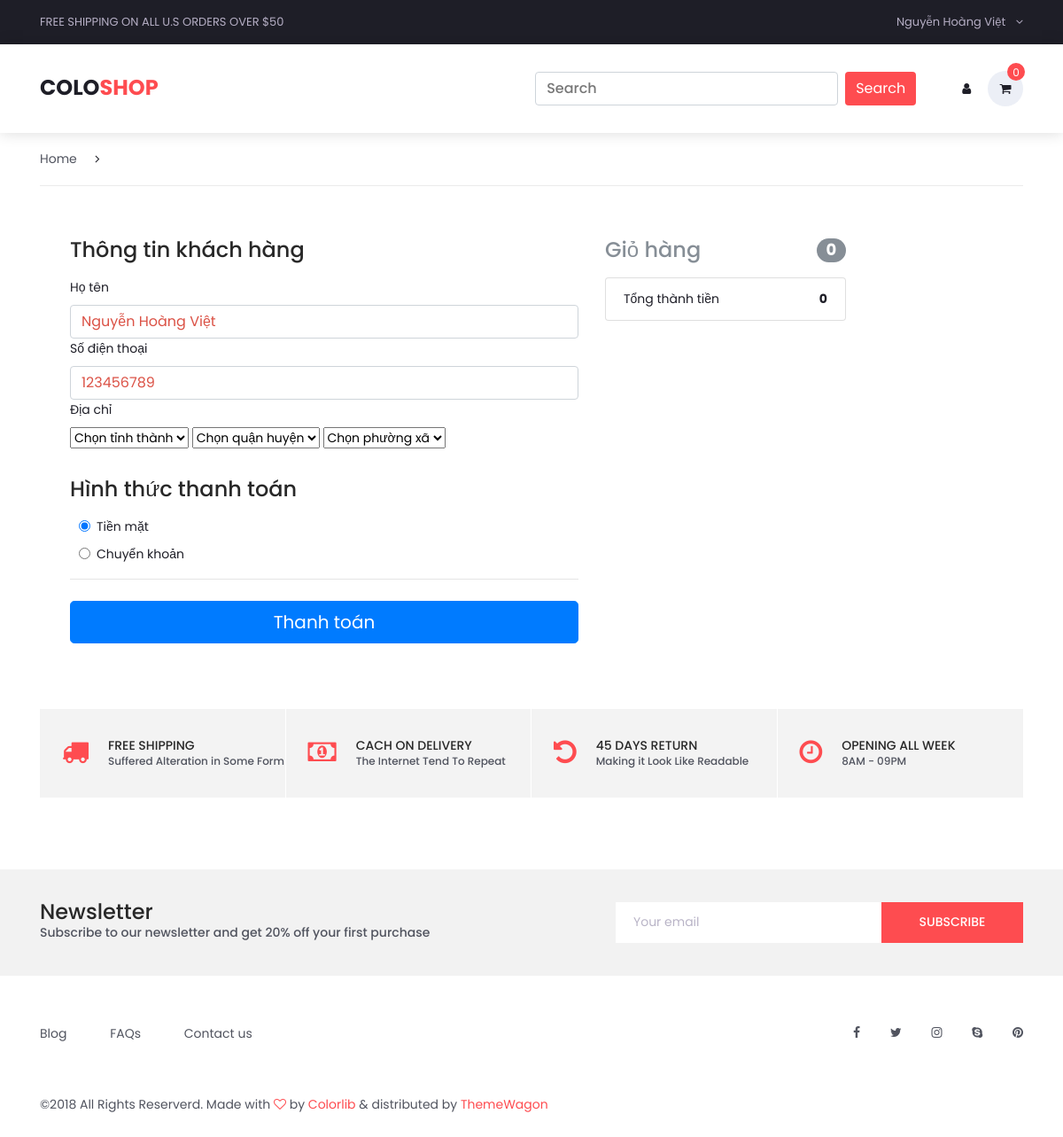
Before: /test.php (signed in) with the older database file.
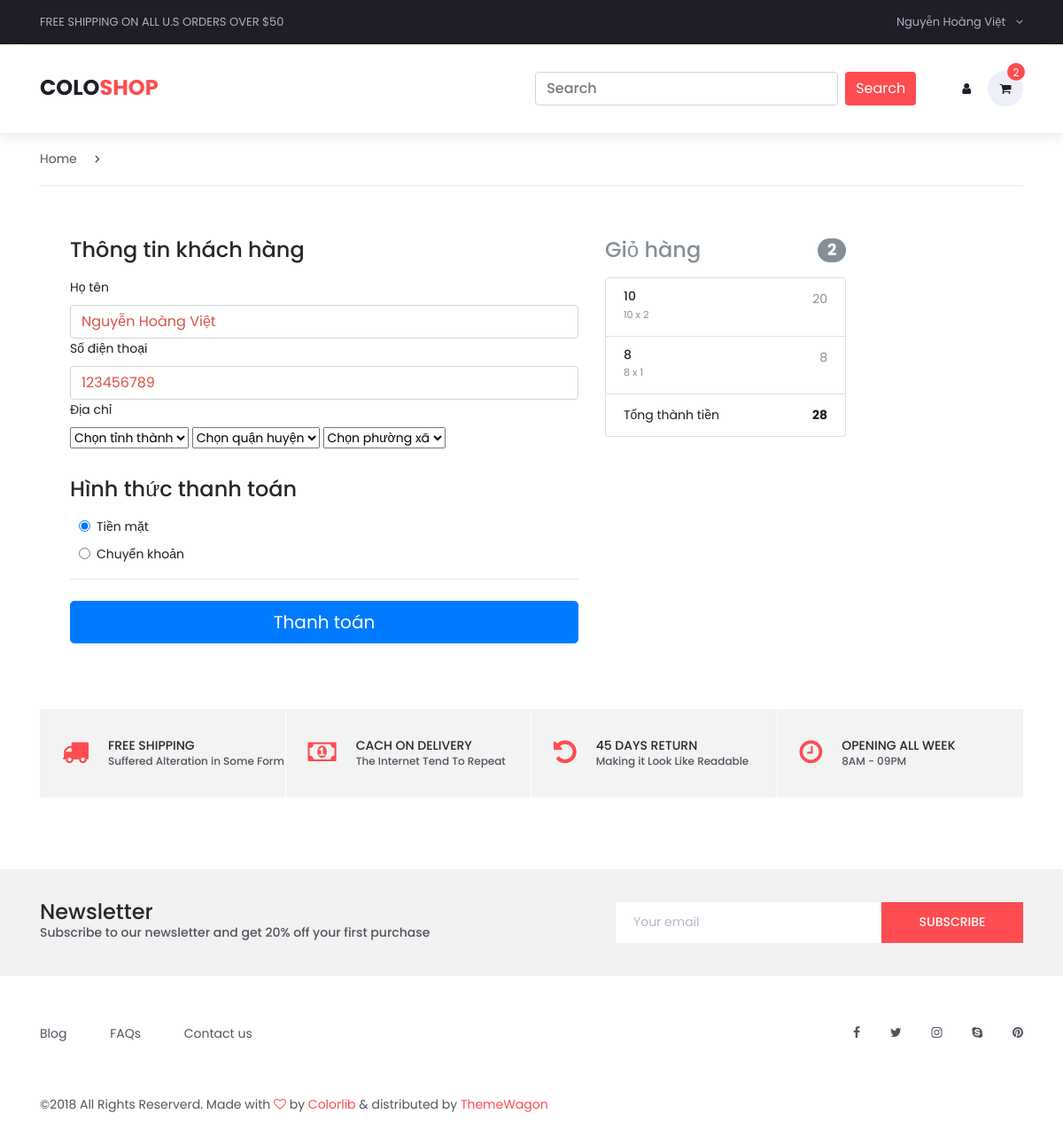
After: the same page with the newer database file.
### tables this page shows
CREATE TABLE `tbl_cart_items` (
  `cart_item_id` int(11) NOT NULL,
  `id_giohang` int(11) NOT NULL,
  `id_sanpham` int(11) NOT NULL,
  `soluongmua` int(11) NOT NULL,
  `gia` float NOT NULL
);

CREATE TABLE `tbl_sanpham` (
  `id_sanpham` int(11) NOT NULL,
  `tensanpham` varchar(100) NOT NULL,
  `masanpham` varchar(100) NOT NULL,
  `giasanpham` float NOT NULL,
  `soluong` int(11) NOT NULL,
  `hinhanh` varchar(100) NOT NULL,
  `tomtat` tinytext NOT NULL,
  `noidung` text NOT NULL,
  `id_danhmuc` int(11) NOT NULL,
  `trangthai` int(11) NOT NULL
);

### test.php (the view, shortened to what the changed rows need)
<?php
include("admincp/config/connect.php");
?>
<!DOCTYPE html>
<html lang="en">
<head>
	<link rel="stylesheet" type="text/css" href="styles/bootstrap4/bootstrap.min.css">
	<link href="plugins/font-awesome-4.7.0/css/font-awesome.min.css" rel="stylesheet" type="text/css">
	<link rel="stylesheet" type="text/css" href="plugins/OwlCarousel2-2.2.1/owl.carousel.css">
	<link rel="stylesheet" type="text/css" href="plugins/OwlCarousel2-2.2.1/owl.theme.default.css">
	<link rel="stylesheet" type="text/css" href="plugins/OwlCarousel2-2.2.1/animate.css">
	<link rel="stylesheet" type="text/css" href="plugins/jquery-ui-1.12.1.custom/jquery-ui.css">
	<link rel="stylesheet" type="text/css" href="styles/categories_styles.css">
	<link rel="stylesheet" type="text/css" href="styles/categories_responsive.css">
</head>
<body>
	<div class="super_container">
		<?php
		include("pages/header.php");
		?>
		<div class="container product_section_container">
			<div class="row">
				<div class="col product_section clearfix">
            <div class="main_content">
					<form class="needs-validation" name="frmthanhtoan" method="post" action="#">
						<div class="row">
							<div class="col-md-4 order-md-2 mb-4">
								<h4 class="d-flex justify-content-between align-items-center mb-3">
									<span class="text-muted">Giỏ hàng</span>
									<span class="badge badge-secondary badge-pill"><?php echo $result_chitiet->num_rows ?></span>
								</h4>
								<ul class="list-group mb-3">
									<?php
									$tong = 0;
									foreach ($result_chitiet as $row) {
										$sql_sanpham = "SELECT * FROM tbl_sanpham WHERE id_sanpham='" . $row['id_sanpham'] . "' LIMIT 1";
										$result_sanpham = $conn->query($sql_sanpham);
										$row_sanpham = $result_sanpham->fetch_assoc();
										$tong += $row['gia'];
									?>
										<li class="list-group-item d-flex justify-content-between lh-condensed">
											<div>
												<h6 class="my-0"><?php echo $row_sanpham['tensanpham'] ?></h6>
												<small class="text-muted"><?php echo $row_sanpham['giasanpham'] ?> x <?php echo $row['soluongmua'] ?></small>
											</div>
											<span class="text-muted"><?php echo $row['gia'] ?></span>
										</li>
									<?php
									}
									?>
									<li class="list-group-item d-flex justify-content-between">
										<span>Tổng thành tiền</span>
										<strong><?php echo $tong ?></strong>
									</li>
								</ul>
							</div>
						</div>
					</form>
            </div>
				</div>
			</div>
		</div>
	</div>
</body>
</html>

### pages/header.php (shortened to what the changed rows need)
<?php
include("admincp/config/connect.php");
$sql_giohang = "SELECT * FROM tbl_giohang WHERE id_khachhang='" . $_SESSION['id_khachhang'] . "' LIMIT 1";
$result_giohang = $conn->query($sql_giohang);
$row_giohang = $result_giohang->fetch_assoc();
$sql_chitiet = "SELECT * FROM tbl_cart_items WHERE id_giohang='$row_giohang[id_giohang]'";
$result_chitiet = $conn->query($sql_chitiet);
?>
<header class="header trans_300">
    <div class="main_nav_container">
			<div class="container">
				<div class="row">
					<div class="col-lg-12 text-right">
						<nav class="navbar">
							<ul class="navbar_user">
                                <li class="checkout">
                                <a href="cart.php">
                                    <i class="fa fa-shopping-cart" aria-hidden="true"></i>
                                    <span id="checkout_items" class="checkout_items"><?php echo $result_chitiet->num_rows ?></span>
                                </a>
                            </li>
							</ul>
						</nav>
					</div>
				</div>
			</div>
		</div>
</header>

Changed rows visible on the page:
added tbl_cart_items: id_sanpham.tensanpham "10", id_sanpham.giasanpham "10", soluongmua "2", gia "20"
added tbl_cart_items: id_sanpham.tensanpham "8", id_sanpham.giasanpham "8", soluongmua "1", gia "8"
Other visible differences:
$result_chitiet->num_rows: "0" → "2"
$tong: "0" → "28"
